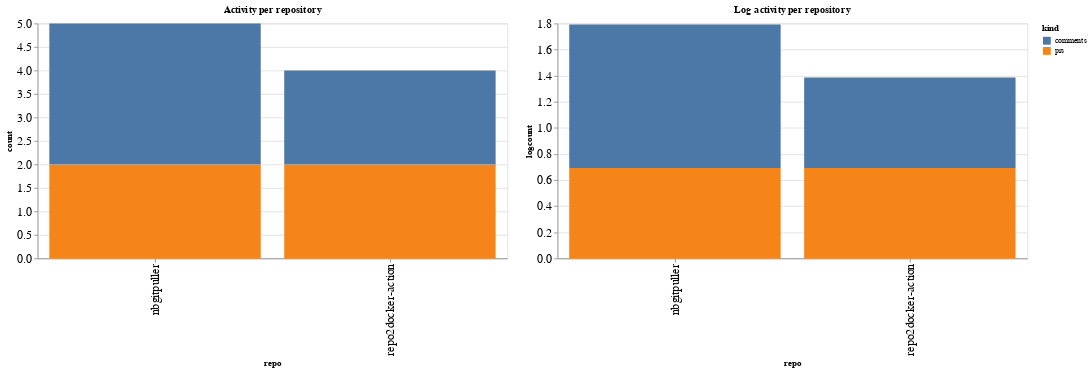

This figure's notebook cell:
### Code cell
ch1 = alt.Chart(repo_summaries, width=600, title="Activity per repository").mark_bar().encode(
    x='repo',
    y='count',
    color='kind',
    tooltip="kind"
)

ch2 = alt.Chart(repo_summaries, width=600, title="Log activity per repository").mark_bar().encode(
    x='repo',
    y='logcount',
    color='kind',
    tooltip="kind"
)

ch1 | ch2

### Figure 1 — Vega-Lite specification as saved in the notebook (floating-point values rounded to 4 significant figures)
{"config": {"axisLeft": {"labelFontSize": 15}, "axisBottom": {"labelFontSize": 15}}, "hconcat": [{"mark": "bar", "encoding": {"color": {"type": "nominal", "field": "kind"}, "tooltip": {"type": "nominal", "field": "kind"}, "x": {"type": "nominal", "field": "repo"}, "y": {"type": "quantitative", "field": "count"}}, "title": "Activity per repository", "width": 600}, {"mark": "bar", "encoding": {"color": {"type": "nominal", "field": "kind"}, "tooltip": {"type": "nominal", "field": "kind"}, "x": {"type": "nominal", "field": "repo"}, "y": {"type": "quantitative", "field": "logcount"}}, "title": "Log activity per repository", "width": 600}], "data": {"name": "data-78cc3cfe9a1c308e4452972086c0c500"}, "$schema": "https://vega.github.io/schema/vega-lite/v4.8.1.json", "datasets": {"data-78cc3cfe9a1c308e4452972086c0c500": [{"repo": "nbgitpuller", "kind": "comments", "count": 3, "logcount": 1.099}, {"repo": "nbgitpuller", "kind": "prs", "count": 2, "logcount": 0.6931}, {"repo": "repo2docker-action", "kind": "comments", "count": 2, "logcount": 0.6931}, {"repo": "repo2docker-action", "kind": "prs", "count": 2, "logcount": 0.6931}]}}
